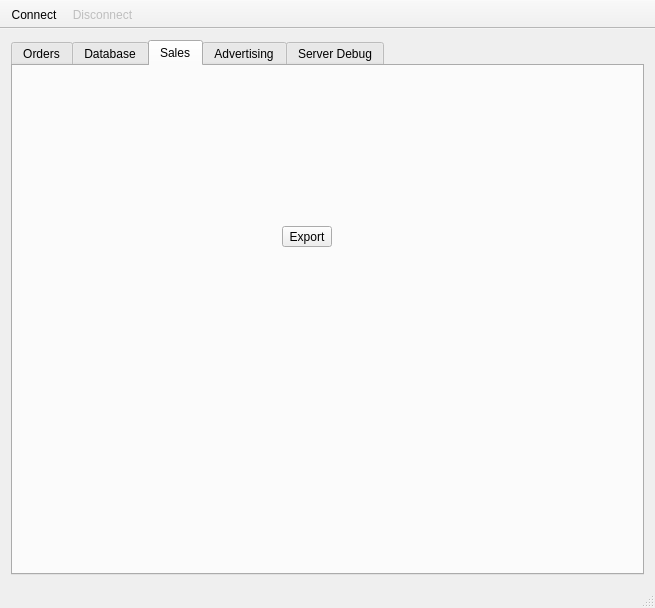
<?xml version="1.0" encoding="UTF-8"?>
<ui version="4.0">
 <class>MainWindow</class>
 <widget class="QMainWindow" name="MainWindow">
  <property name="geometry">
   <rect>
    <x>0</x>
    <y>0</y>
    <width>655</width>
    <height>608</height>
   </rect>
  </property>
  <property name="windowTitle">
   <string>rotable</string>
  </property>
  <widget class="QWidget" name="centralWidget">
   <layout class="QVBoxLayout" name="verticalLayout_5">
    <item>
     <widget class="QTabWidget" name="_tabWidget">
      <property name="enabled">
       <bool>true</bool>
      </property>
      <property name="sizePolicy">
       <sizepolicy hsizetype="MinimumExpanding" vsizetype="MinimumExpanding">
        <horstretch>0</horstretch>
        <verstretch>0</verstretch>
       </sizepolicy>
      </property>
      <property name="currentIndex">
       <number>2</number>
      </property>
      <property name="iconSize">
       <size>
        <width>32</width>
        <height>32</height>
       </size>
      </property>
      <widget class="QWidget" name="_tabOrders">
       <attribute name="icon">
        <iconset resource="../resources/resources.qrc">
         <normaloff>:/rotable/toggle_log.png</normaloff>:/rotable/toggle_log.png</iconset>
       </attribute>
       <attribute name="title">
        <string>Orders</string>
       </attribute>
       <layout class="QVBoxLayout" name="verticalLayout_2">
        <property name="spacing">
         <number>0</number>
        </property>
        <property name="leftMargin">
         <number>0</number>
        </property>
        <property name="topMargin">
         <number>0</number>
        </property>
        <property name="rightMargin">
         <number>0</number>
        </property>
        <property name="bottomMargin">
         <number>0</number>
        </property>
        <item>
         <widget class="OrderListView" name="m_list_orders_ptr"/>
        </item>
        <item>
         <widget class="QCheckBox" name="m_checkbox_list_completed_orders_ptr">
          <property name="text">
           <string>List completed orders</string>
          </property>
         </widget>
        </item>
       </layout>
      </widget>
      <widget class="QWidget" name="_tabDatabase">
       <attribute name="icon">
        <iconset resource="../resources/resources.qrc">
         <normaloff>:/rotable/db.png</normaloff>:/rotable/db.png</iconset>
       </attribute>
       <attribute name="title">
        <string>Database</string>
       </attribute>
       <layout class="QVBoxLayout" name="verticalLayout">
        <property name="leftMargin">
         <number>0</number>
        </property>
        <property name="topMargin">
         <number>0</number>
        </property>
        <property name="rightMargin">
         <number>0</number>
        </property>
        <property name="bottomMargin">
         <number>0</number>
        </property>
        <item>
         <widget class="QFrame" name="frame">
          <property name="frameShape">
           <enum>QFrame::StyledPanel</enum>
          </property>
          <property name="frameShadow">
           <enum>QFrame::Raised</enum>
          </property>
          <layout class="QVBoxLayout" name="verticalLayout_3">
           <property name="spacing">
            <number>0</number>
           </property>
           <property name="leftMargin">
            <number>0</number>
           </property>
           <property name="topMargin">
            <number>0</number>
           </property>
           <property name="rightMargin">
            <number>0</number>
           </property>
           <property name="bottomMargin">
            <number>0</number>
           </property>
           <item>
            <layout class="QHBoxLayout" name="horizontalLayout_2">
             <item>
              <widget class="QToolButton" name="_toolButtonDbExport">
               <property name="enabled">
                <bool>true</bool>
               </property>
               <property name="text">
                <string>Export</string>
               </property>
               <property name="icon">
                <iconset resource="../resources/resources.qrc">
                 <normaloff>:/rotable/db_update.png</normaloff>:/rotable/db_update.png</iconset>
               </property>
               <property name="iconSize">
                <size>
                 <width>24</width>
                 <height>24</height>
                </size>
               </property>
               <property name="toolButtonStyle">
                <enum>Qt::ToolButtonTextUnderIcon</enum>
               </property>
              </widget>
             </item>
             <item>
              <widget class="QToolButton" name="_toolButtonDbImport">
               <property name="enabled">
                <bool>true</bool>
               </property>
               <property name="text">
                <string>Import</string>
               </property>
               <property name="icon">
                <iconset resource="../resources/resources.qrc">
                 <normaloff>:/rotable/db_comit.png</normaloff>:/rotable/db_comit.png</iconset>
               </property>
               <property name="iconSize">
                <size>
                 <width>24</width>
                 <height>24</height>
                </size>
               </property>
               <property name="toolButtonStyle">
                <enum>Qt::ToolButtonTextUnderIcon</enum>
               </property>
              </widget>
             </item>
             <item>
              <widget class="QToolButton" name="_toolButtonDbReset">
               <property name="text">
                <string>Clear</string>
               </property>
               <property name="icon">
                <iconset resource="../resources/resources.qrc">
                 <normaloff>:/rotable/db_clear.png</normaloff>:/rotable/db_clear.png</iconset>
               </property>
               <property name="iconSize">
                <size>
                 <width>24</width>
                 <height>24</height>
                </size>
               </property>
               <property name="toolButtonStyle">
                <enum>Qt::ToolButtonTextUnderIcon</enum>
               </property>
              </widget>
             </item>
             <item>
              <widget class="Line" name="line">
               <property name="orientation">
                <enum>Qt::Vertical</enum>
               </property>
              </widget>
             </item>
             <item>
              <widget class="QToolButton" name="_toolButtonAddCategory">
               <property name="enabled">
                <bool>true</bool>
               </property>
               <property name="text">
                <string>Add Category</string>
               </property>
               <property name="icon">
                <iconset resource="../resources/resources.qrc">
                 <normaloff>:/rotable/add.png</normaloff>:/rotable/add.png</iconset>
               </property>
               <property name="iconSize">
                <size>
                 <width>24</width>
                 <height>24</height>
                </size>
               </property>
               <property name="toolButtonStyle">
                <enum>Qt::ToolButtonTextUnderIcon</enum>
               </property>
              </widget>
             </item>
             <item>
              <widget class="QToolButton" name="_toolButtonAddProduct">
               <property name="enabled">
                <bool>true</bool>
               </property>
               <property name="text">
                <string>Add Product</string>
               </property>
               <property name="icon">
                <iconset resource="../resources/resources.qrc">
                 <normaloff>:/rotable/add.png</normaloff>:/rotable/add.png</iconset>
               </property>
               <property name="iconSize">
                <size>
                 <width>24</width>
                 <height>24</height>
                </size>
               </property>
               <property name="toolButtonStyle">
                <enum>Qt::ToolButtonTextUnderIcon</enum>
               </property>
              </widget>
             </item>
             <item>
              <widget class="Line" name="line_2">
               <property name="orientation">
                <enum>Qt::Vertical</enum>
               </property>
              </widget>
             </item>
             <item>
              <widget class="QToolButton" name="_toolButtonRename">
               <property name="text">
                <string>Rename</string>
               </property>
               <property name="icon">
                <iconset resource="../resources/resources.qrc">
                 <normaloff>:/rotable/edit.png</normaloff>:/rotable/edit.png</iconset>
               </property>
               <property name="iconSize">
                <size>
                 <width>24</width>
                 <height>24</height>
                </size>
               </property>
               <property name="toolButtonStyle">
                <enum>Qt::ToolButtonTextUnderIcon</enum>
               </property>
              </widget>
             </item>
             <item>
              <widget class="QToolButton" name="_toolButtonRemove">
               <property name="text">
                <string>Remove</string>
               </property>
               <property name="icon">
                <iconset resource="../resources/resources.qrc">
                 <normaloff>:/rotable/remove.png</normaloff>:/rotable/remove.png</iconset>
               </property>
               <property name="iconSize">
                <size>
                 <width>24</width>
                 <height>24</height>
                </size>
               </property>
               <property name="toolButtonStyle">
                <enum>Qt::ToolButtonTextUnderIcon</enum>
               </property>
              </widget>
             </item>
             <item>
              <spacer name="horizontalSpacer">
               <property name="orientation">
                <enum>Qt::Horizontal</enum>
               </property>
               <property name="sizeHint" stdset="0">
                <size>
                 <width>40</width>
                 <height>20</height>
                </size>
               </property>
              </spacer>
             </item>
            </layout>
           </item>
           <item>
            <widget class="QSplitter" name="_splitterDb">
             <property name="sizePolicy">
              <sizepolicy hsizetype="Expanding" vsizetype="Expanding">
               <horstretch>0</horstretch>
               <verstretch>0</verstretch>
              </sizepolicy>
             </property>
             <property name="orientation">
              <enum>Qt::Horizontal</enum>
             </property>
             <widget class="CategoryListView" name="_listViewCategories">
              <property name="alternatingRowColors">
               <bool>true</bool>
              </property>
              <property name="viewMode">
               <enum>QListView::ListMode</enum>
              </property>
              <property name="uniformItemSizes">
               <bool>true</bool>
              </property>
             </widget>
             <widget class="ProductTableView" name="_tableViewProducts">
              <property name="alternatingRowColors">
               <bool>true</bool>
              </property>
              <property name="selectionMode">
               <enum>QAbstractItemView::SingleSelection</enum>
              </property>
              <property name="horizontalScrollMode">
               <enum>QAbstractItemView::ScrollPerPixel</enum>
              </property>
              <property name="sortingEnabled">
               <bool>true</bool>
              </property>
              <attribute name="horizontalHeaderShowSortIndicator" stdset="0">
               <bool>true</bool>
              </attribute>
              <attribute name="horizontalHeaderStretchLastSection">
               <bool>true</bool>
              </attribute>
              <attribute name="verticalHeaderVisible">
               <bool>false</bool>
              </attribute>
             </widget>
            </widget>
           </item>
          </layout>
         </widget>
        </item>
       </layout>
      </widget>
      <widget class="QWidget" name="_tabSales">
       <attribute name="icon">
        <iconset resource="../resources/resources.qrc">
         <normaloff>:/rotable/office-chart-area-stacked.png</normaloff>:/rotable/office-chart-area-stacked.png</iconset>
       </attribute>
       <attribute name="title">
        <string>Sales</string>
       </attribute>
       <layout class="QVBoxLayout" name="verticalLayout_4">
        <property name="leftMargin">
         <number>0</number>
        </property>
        <property name="topMargin">
         <number>0</number>
        </property>
        <property name="rightMargin">
         <number>0</number>
        </property>
        <property name="bottomMargin">
         <number>0</number>
        </property>
        <item>
         <layout class="QHBoxLayout" name="horizontalLayout">
          <item>
           <widget class="QToolButton" name="_toolButtonExport">
            <property name="sizePolicy">
             <sizepolicy hsizetype="Fixed" vsizetype="Fixed">
              <horstretch>0</horstretch>
              <verstretch>0</verstretch>
             </sizepolicy>
            </property>
            <property name="text">
             <string>Export</string>
            </property>
            <property name="icon">
             <iconset resource="../resources/resources.qrc">
              <normaloff>:/rotable/pdf.png</normaloff>:/rotable/pdf.png</iconset>
            </property>
            <property name="iconSize">
             <size>
              <width>24</width>
              <height>24</height>
             </size>
            </property>
            <property name="toolButtonStyle">
             <enum>Qt::ToolButtonTextUnderIcon</enum>
            </property>
           </widget>
          </item>
          <item>
           <spacer name="horizontalSpacer_2">
            <property name="orientation">
             <enum>Qt::Horizontal</enum>
            </property>
            <property name="sizeType">
             <enum>QSizePolicy::Minimum</enum>
            </property>
            <property name="sizeHint" stdset="0">
             <size>
              <width>40</width>
              <height>10</height>
             </size>
            </property>
           </spacer>
          </item>
         </layout>
        </item>
        <item>
         <widget class="QWidget" name="d_plot" native="true">
          <property name="enabled">
           <bool>false</bool>
          </property>
          <property name="sizePolicy">
           <sizepolicy hsizetype="Maximum" vsizetype="Maximum">
            <horstretch>0</horstretch>
            <verstretch>0</verstretch>
           </sizepolicy>
          </property>
         </widget>
        </item>
       </layout>
      </widget>
      <widget class="QWidget" name="_tabAds">
       <attribute name="icon">
        <iconset resource="../resources/resources.qrc">
         <normaloff>:/rotable/video-x-generic-2.png</normaloff>:/rotable/video-x-generic-2.png</iconset>
       </attribute>
       <attribute name="title">
        <string>Advertising</string>
       </attribute>
      </widget>
      <widget class="QWidget" name="_tabServerDebug">
       <attribute name="icon">
        <iconset resource="../resources/resources.qrc">
         <normaloff>:/rotable/toggle_log.png</normaloff>:/rotable/toggle_log.png</iconset>
       </attribute>
       <attribute name="title">
        <string>Server Debug</string>
       </attribute>
       <layout class="QVBoxLayout" name="verticalLayout_6">
        <property name="leftMargin">
         <number>0</number>
        </property>
        <property name="topMargin">
         <number>0</number>
        </property>
        <property name="rightMargin">
         <number>0</number>
        </property>
        <property name="bottomMargin">
         <number>0</number>
        </property>
        <item>
         <layout class="QHBoxLayout" name="horizontalLayout_3">
          <item>
           <widget class="QToolButton" name="_toolButtonStartDebugListening">
            <property name="text">
             <string>Start Listening</string>
            </property>
            <property name="icon">
             <iconset resource="../resources/resources.qrc">
              <normaloff>:/rotable/network-connect.png</normaloff>:/rotable/network-connect.png</iconset>
            </property>
            <property name="iconSize">
             <size>
              <width>24</width>
              <height>24</height>
             </size>
            </property>
            <property name="toolButtonStyle">
             <enum>Qt::ToolButtonTextUnderIcon</enum>
            </property>
           </widget>
          </item>
          <item>
           <widget class="QToolButton" name="_toolButtonStopDebugListening">
            <property name="enabled">
             <bool>false</bool>
            </property>
            <property name="text">
             <string>Stop Listening</string>
            </property>
            <property name="icon">
             <iconset resource="../resources/resources.qrc">
              <normaloff>:/rotable/network-disconnect.png</normaloff>:/rotable/network-disconnect.png</iconset>
            </property>
            <property name="iconSize">
             <size>
              <width>24</width>
              <height>24</height>
             </size>
            </property>
            <property name="toolButtonStyle">
             <enum>Qt::ToolButtonTextUnderIcon</enum>
            </property>
           </widget>
          </item>
          <item>
           <widget class="QToolButton" name="_toolButtonClearDebugListening">
            <property name="text">
             <string>Clear</string>
            </property>
            <property name="icon">
             <iconset resource="../resources/resources.qrc">
              <normaloff>:/rotable/db_clear.png</normaloff>:/rotable/db_clear.png</iconset>
            </property>
            <property name="iconSize">
             <size>
              <width>24</width>
              <height>24</height>
             </size>
            </property>
            <property name="toolButtonStyle">
             <enum>Qt::ToolButtonTextUnderIcon</enum>
            </property>
           </widget>
          </item>
          <item>
           <spacer name="horizontalSpacer_3">
            <property name="orientation">
             <enum>Qt::Horizontal</enum>
            </property>
            <property name="sizeHint" stdset="0">
             <size>
              <width>40</width>
              <height>20</height>
             </size>
            </property>
           </spacer>
          </item>
         </layout>
        </item>
        <item>
         <widget class="QTextEdit" name="_textEditServerLog">
          <property name="readOnly">
           <bool>true</bool>
          </property>
         </widget>
        </item>
       </layout>
      </widget>
     </widget>
    </item>
   </layout>
  </widget>
  <widget class="QMenuBar" name="m_menubar_ptr">
   <property name="geometry">
    <rect>
     <x>0</x>
     <y>0</y>
     <width>655</width>
     <height>25</height>
    </rect>
   </property>
  </widget>
  <widget class="QToolBar" name="m_toolbar_ptr">
   <property name="movable">
    <bool>false</bool>
   </property>
   <property name="toolButtonStyle">
    <enum>Qt::ToolButtonTextUnderIcon</enum>
   </property>
   <attribute name="toolBarArea">
    <enum>TopToolBarArea</enum>
   </attribute>
   <attribute name="toolBarBreak">
    <bool>false</bool>
   </attribute>
   <addaction name="_actionConnect"/>
   <addaction name="_actionDisconnect"/>
  </widget>
  <widget class="QStatusBar" name="_statusBar"/>
  <action name="_actionConnect">
   <property name="icon">
    <iconset resource="../resources/resources.qrc">
     <normaloff>:/rotable/network-connect.png</normaloff>:/rotable/network-connect.png</iconset>
   </property>
   <property name="text">
    <string>Connect</string>
   </property>
   <property name="toolTip">
    <string>Connect to server</string>
   </property>
  </action>
  <action name="_actionDisconnect">
   <property name="enabled">
    <bool>false</bool>
   </property>
   <property name="icon">
    <iconset resource="../resources/resources.qrc">
     <normaloff>:/rotable/network-disconnect.png</normaloff>:/rotable/network-disconnect.png</iconset>
   </property>
   <property name="text">
    <string>Disconnect</string>
   </property>
   <property name="toolTip">
    <string>Disconnect from server</string>
   </property>
  </action>
  <action name="action_export_db">
   <property name="text">
    <string>Export Database</string>
   </property>
   <property name="toolTip">
    <string>Export the entire database</string>
   </property>
  </action>
  <action name="action_add_product">
   <property name="icon">
    <iconset>
     <normaloff>:/rotable/edit-add-2.png</normaloff>:/rotable/edit-add-2.png</iconset>
   </property>
   <property name="text">
    <string>Add Product</string>
   </property>
   <property name="toolTip">
    <string>Add a product</string>
   </property>
  </action>
  <action name="action_add_category">
   <property name="icon">
    <iconset>
     <normaloff>:/rotable/edit-add-2.png</normaloff>:/rotable/edit-add-2.png</iconset>
   </property>
   <property name="text">
    <string>Add Category</string>
   </property>
   <property name="toolTip">
    <string>Add a product category</string>
   </property>
  </action>
 </widget>
 <layoutdefault spacing="6" margin="11"/>
 <customwidgets>
  <customwidget>
   <class>OrderListView</class>
   <extends>QListView</extends>
   <header>orderlistview.h</header>
  </customwidget>
  <customwidget>
   <class>CategoryListView</class>
   <extends>QListView</extends>
   <header>categorylistview.h</header>
  </customwidget>
  <customwidget>
   <class>ProductTableView</class>
   <extends>QTableView</extends>
   <header>producttableview.h</header>
  </customwidget>
 </customwidgets>
 <tabstops>
  <tabstop>m_list_orders_ptr</tabstop>
  <tabstop>m_checkbox_list_completed_orders_ptr</tabstop>
 </tabstops>
 <resources>
  <include location="../resources/resources.qrc"/>
 </resources>
 <connections/>
</ui>
